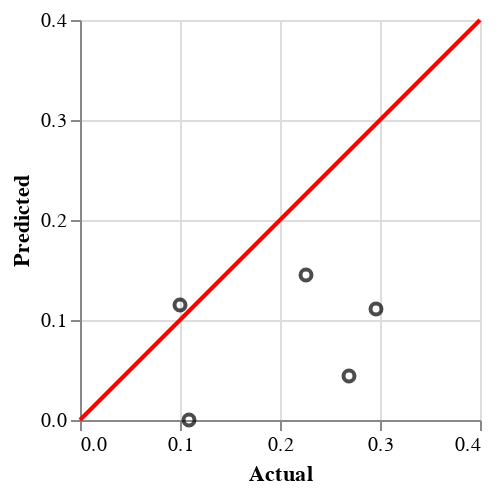

Source (notebook cell):
### Code cell
plot

### Figure 1 — Vega-Lite specification as saved in the notebook (floating-point values rounded to 4 significant figures)
{"config": {"view": {"continuousWidth": 300, "continuousHeight": 300}}, "layer": [{"data": {"name": "data-6677bd1297eaf29d06dae54ead6bef81"}, "mark": {"type": "point"}, "encoding": {"color": {"value": "black"}, "tooltip": [{"field": "Actual", "type": "quantitative"}, {"field": "Predicted", "type": "quantitative"}], "x": {"field": "Actual", "type": "quantitative"}, "y": {"field": "Predicted", "type": "quantitative"}}, "transform": [{"calculate": "random()", "as": "jitter"}]}, {"data": {"name": "data-c3669ebb30e24a00fb5512c8613095f5"}, "mark": {"type": "line", "color": "red"}, "encoding": {"x": {"field": "Actual", "scale": {"domain": [0.0, 0.4]}, "type": "quantitative"}, "y": {"field": "Predicted", "scale": {"domain": [0.0, 0.4]}, "type": "quantitative"}}}], "height": 200, "width": 200, "$schema": "https://vega.github.io/schema/vega-lite/v5.20.1.json", "datasets": {"data-6677bd1297eaf29d06dae54ead6bef81": [{"Actual": 0.226, "Predicted": 0.145}, {"Actual": 0.1, "Predicted": 0.115}, {"Actual": 0.296, "Predicted": 0.111}, {"Actual": 0.269, "Predicted": 0.044}, {"Actual": 0.109, "Predicted": 0.0}], "data-c3669ebb30e24a00fb5512c8613095f5": [{"Actual": 0.0, "Predicted": 0.0}, {"Actual": 0.4, "Predicted": 0.4}]}}
